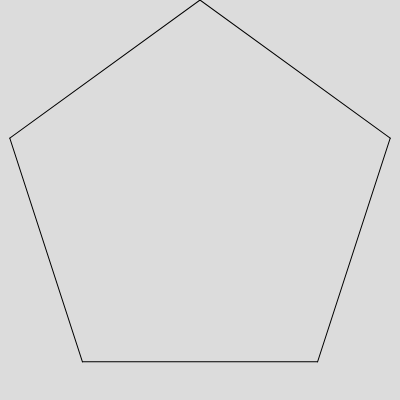
Frame 1 (no input)
Frame 60 (no input): identical to frame 1, image omitted
Frame 120 (the mouse pressed at the canvas centre since frame 60): identical to frame 1, image omitted

The p5.js sketch that drew this single still picture (run headless with seeded random() and noise() and a simulated clock; from frame 60 on, the mouse is pressed at the canvas centre):

// p5.js sketch
// ── sketch.js
//n represents the number of edges of the polygon
const n_edges = 5;
const a_tau = 360 / n_edges;

//l represents the length to the centre 
const l_center = 200;

function setup() {
  createCanvas(400, 400);
  angleMode(DEGREES);
}

function draw() {
  background(220);

  translate(width / 2, height / 2);
  rotate(-a_tau / (n_edges - 1))
  
  pentagon()
}

function pentagon() {
  // push();
  // //tau is the angle in polar coordination
  //calculating coordinate of each point in
  //could use tau here 
  const x1 = l_center * cos(a_tau * 0);
  const y1 = l_center * sin(a_tau * 0);
  const x2 = l_center * cos(a_tau * 1);
  const y2 = l_center * sin(a_tau * 1);
  const x3 = l_center * cos(a_tau * 2);
  const y3 = l_center * sin(a_tau * 2);
  const x4 = l_center * cos(a_tau * 3);
  const y4 = l_center * sin(a_tau * 3);
  const x5 = l_center * cos(a_tau * 4);
  const y5 = l_center * sin(a_tau * 4);
  strokeWeight(1);
  line(x1, y1, x2, y2);
  line(x2, y2, x3, y3);
  line(x3, y3, x4, y4);
  line(x4, y4, x5, y5);
  line(x5, y5, x1, y1);
  // pop();
}

// https://editor.p5js.org/BoweiXx/sketches/zGjppJI2V
